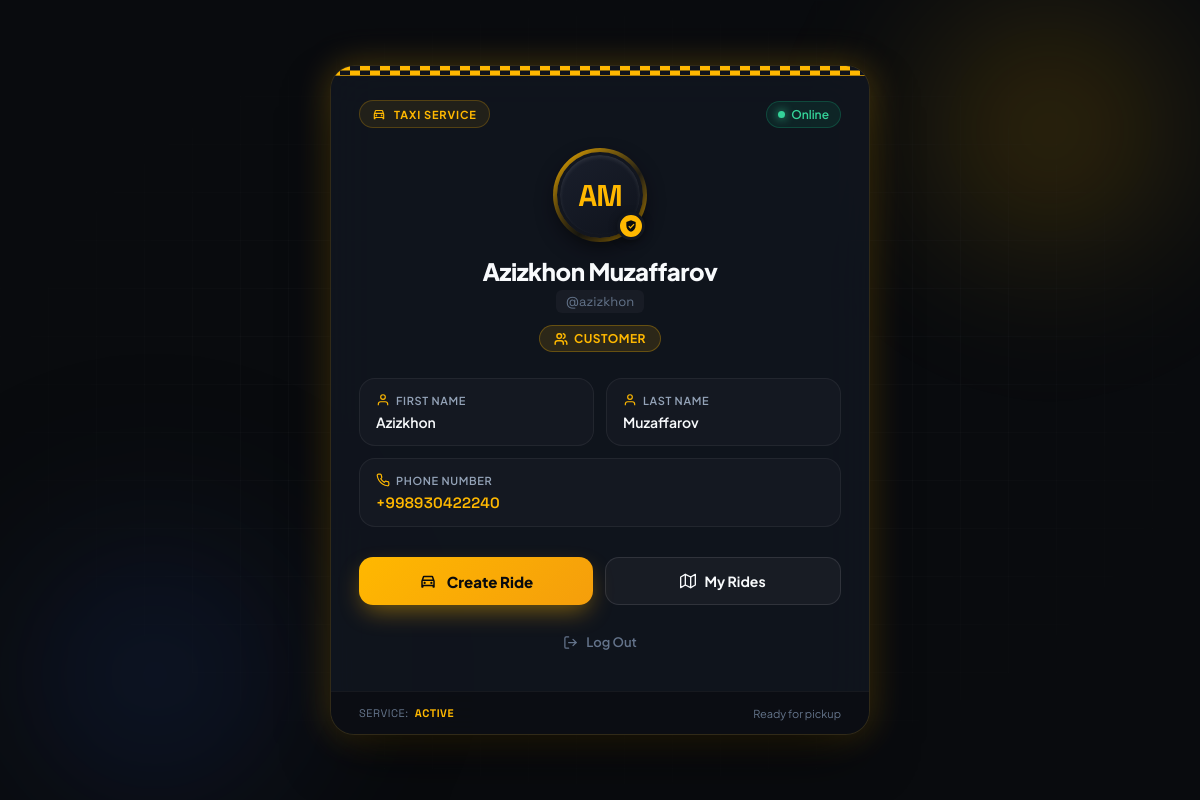
The page /accounts/profile/ (signed in) on the database its author committed.
### accounts/models.py (models this page shows)
class User(AbstractUser):
    class Role(models.TextChoices):
        DRIVER = "driver", "Driver"
        CUSTOMER = "customer", "Customer"
    phone_number = models.CharField(max_length=20, unique=True)
    role = models.CharField(
        max_length=10,
        choices=Role.choices,
        default=Role.CUSTOMER
    )

### accounts/views.py (the view)
# urls.py: path("profile/", views.profile, name="profile"),
@login_required
def profile(request):
    if request.user.role == "driver":
        return redirect("driver_dashboard")
    return render(request, "accounts/profile.html")

### accounts/templates/accounts/profile.html (shortened to what this page needs)
<!DOCTYPE html>
<html lang="en">
<head>
</head>
<body>
    <div class="ambient-grid"></div>
    <main class="profile-container">
        <div class="profile-card">
            <div class="taxi-checker-ribbon"></div>
            <div class="card-header-bar">
                <div class="brand-badge">
                    Taxi Service
                </div>
                <div class="status-chip">
                    <span class="status-dot"></span>
                    Online
                </div>
            </div>
            <div class="profile-hero">
                <div class="avatar-container">
                    <div class="avatar-ring"></div>
                    <div class="avatar">
                        {% if request.user.first_name %}
                            {{ request.user.first_name|first|upper }}{{ request.user.last_name|first|upper }}
                        {% else %}
                            {{ request.user.username|first|upper }}
                        {% endif %}
                    </div>
                    <div class="avatar-taxi-pin" title="Verified Taxi Account">
                        <svg viewBox="0 0 24 24">
                            <path d="M12 2L4 5v6.09c0 5.05 3.41 9.76 8 10.91 4.59-1.15 8-5.86 8-10.91V5l-8-3zm-1 14.5l-3.5-3.5 1.41-1.41L11 13.67l5.59-5.59 1.41 1.41L11 16.5z"/>
                        </svg>
                    </div>
                </div>
                <h1 class="user-name">
                    {% if request.user.get_full_name %}
                        {{ request.user.get_full_name }}
                    {% else %}
                        {{ request.user.username }}
                    {% endif %}
                </h1>
                <div class="user-handle">
                    @{{ request.user.username }}
                </div>
                <div class="role-pill">
                    {{ request.user.get_role_display|default:request.user.role|title }}
                </div>
            </div>
            <div class="info-grid">
                <div class="info-card">
                    <div class="info-label">
                        <svg viewBox="0 0 24 24" fill="none" stroke="currentColor" stroke-width="2">
                            <path d="M20 21v-2a4 4 0 0 0-4-4H8a4 4 0 0 0-4 4v2"></path>
                            <circle cx="12" cy="7" r="4"></circle>
                        </svg>
                        First Name
                    </div>
                    <div class="info-value">
                        {{ request.user.first_name|default:"Not specified" }}
                    </div>
                </div>
                <div class="info-card">
                    <div class="info-label">
                        <svg viewBox="0 0 24 24" fill="none" stroke="currentColor" stroke-width="2">
                            <path d="M20 21v-2a4 4 0 0 0-4-4H8a4 4 0 0 0-4 4v2"></path>
                            <circle cx="12" cy="7" r="4"></circle>
                        </svg>
                        Last Name
                    </div>
                    <div class="info-value">
                        {{ request.user.last_name|default:"Not specified" }}
                    </div>
                </div>
                <div class="info-card info-card-full">
                    <div class="info-label">
                        Phone Number
                    </div>
                    <div class="info-value phone">
                        {{ request.user.phone_number|default:"—" }}
                    </div>
                </div>
            </div>
            <div class="actions-section">
                {% if request.user.role == "customer" %}
                <div class="btn-group">
                    <a href="{% url 'create_ride' %}" class="btn-taxi-primary">
                        <span>Create Ride</span>
                    </a>
                    <a href="{% url 'ride_list' %}" class="btn-taxi-secondary">
                        <svg viewBox="0 0 24 24" stroke-width="2" stroke-linecap="round" stroke-linejoin="round">
                            <polygon points="1 6 1 22 8 18 16 22 23 18 23 2 16 6 8 2 1 6"></polygon>
                            <line x1="8" y1="2" x2="8" y2="18"></line>
                            <line x1="16" y1="6" x2="16" y2="22"></line>
                        </svg>
                        <span>My Rides</span>
                    </a>
                </div>
                {% endif %}
                <a href="{% url 'logout' %}" class="btn-logout">
                    <svg viewBox="0 0 24 24" stroke-width="2" stroke-linecap="round" stroke-linejoin="round">
                        <path d="M9 21H5a2 2 0 0 1-2-2V5a2 2 0 0 1 2-2h4"></path>
                        <polyline points="16 17 21 12 16 7"></polyline>
                        <line x1="21" y1="12" x2="9" y2="12"></line>
                    </svg>
                    <span>Log Out</span>
                </a>
            </div>
            <div class="meter-footer">
                <div class="meter-status">
                    Service: <span>Active</span>
                </div>
                <div>
                    Ready for pickup
                </div>
            </div>
        </div>
    </main>
</body>
</html>

### rows shown on the page
User: user.first_name|first "A", user.last_name|first "M", user.get_full_name "Azizkhon Muzaffarov", user.username "azizkhon", user.role "CUSTOMER", user.first_name "Azizkhon", user.last_name "Muzaffarov", user.phone_number "+998930422240"
